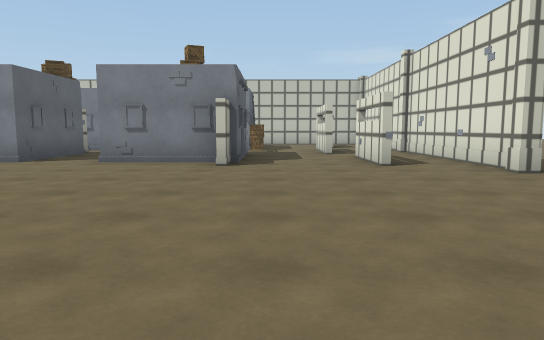
View 1 (above)

24 first-person views from a walk through a 3-D level made in the Unity game engine. The camera is 1.2 m above the floor, tilts 6° down and sees 70° across. The floor is counted in squares, 2 m on a side. Each view is taken from the middle of a square. On the plan, view 1 faces up. The plan holds only what a view shows up to about 11 squares ahead; the rest is blank. The place goes on beyond the plan. The player is left out. Some animated figures are not drawn. Surface patterns are stand-ins for the level's own textures.

View 2
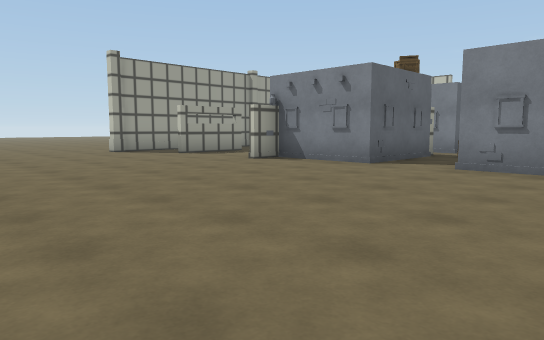

View 3
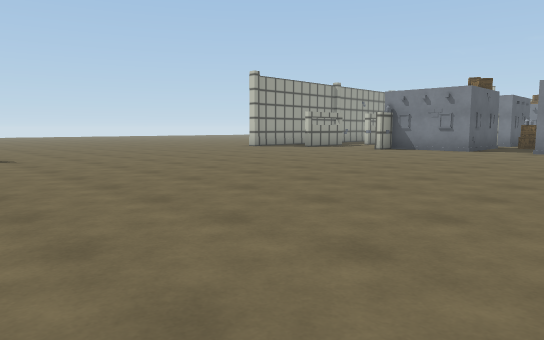

View 4
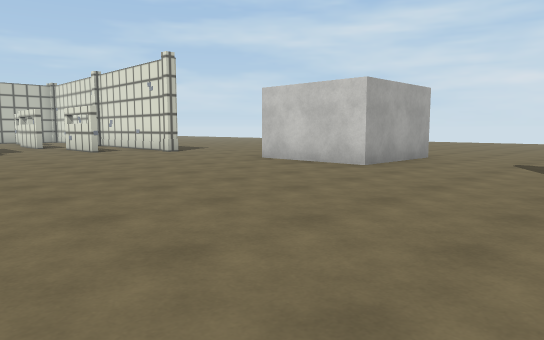

View 5
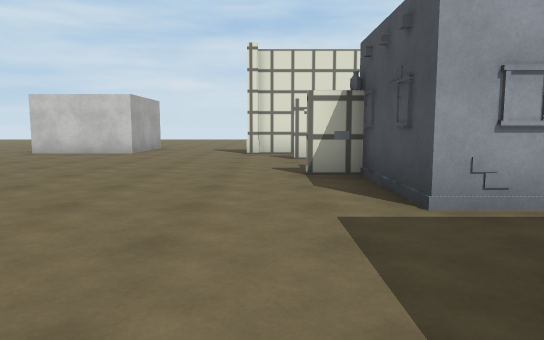

View 6
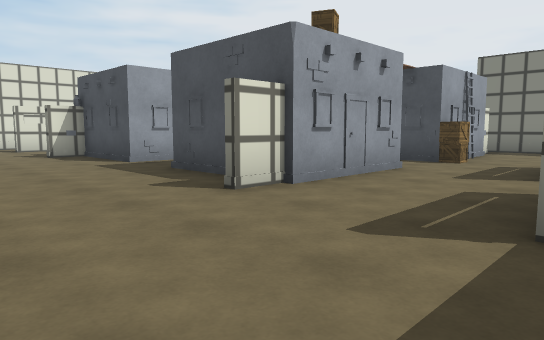

View 7
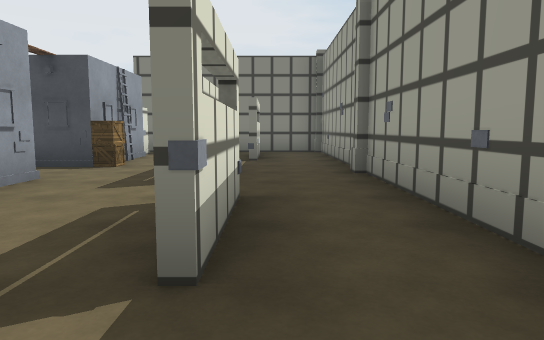

View 8
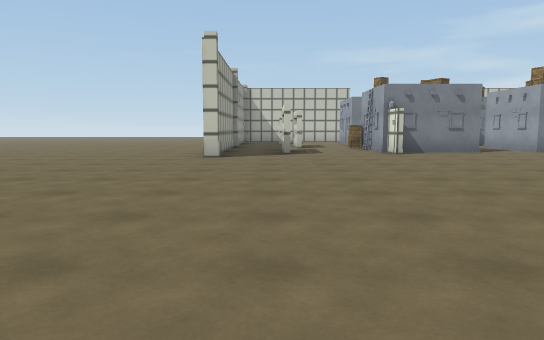

View 9
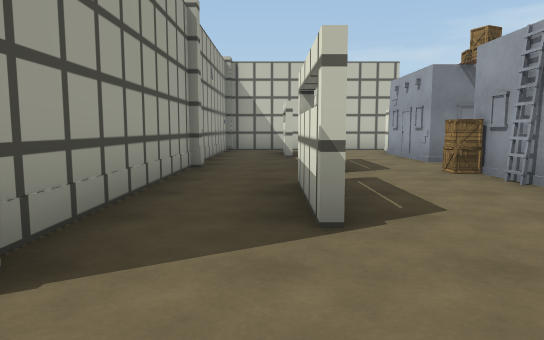

View 10
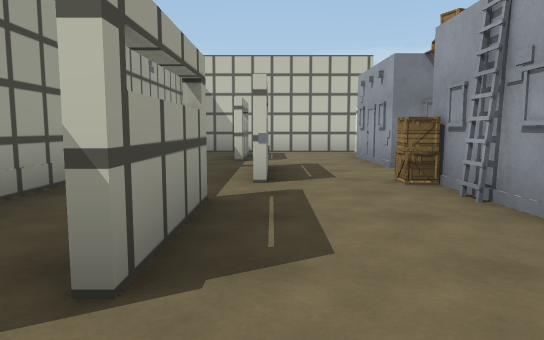

View 11
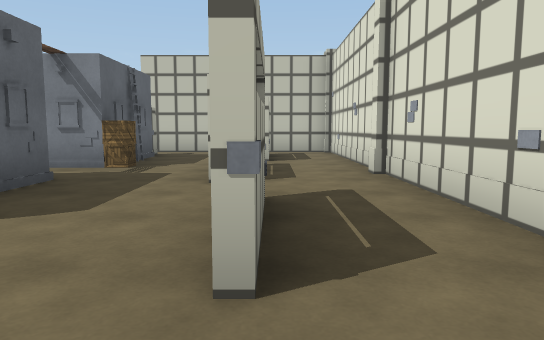

View 12
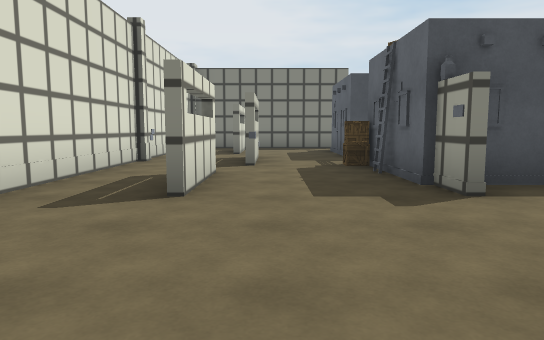

View 13
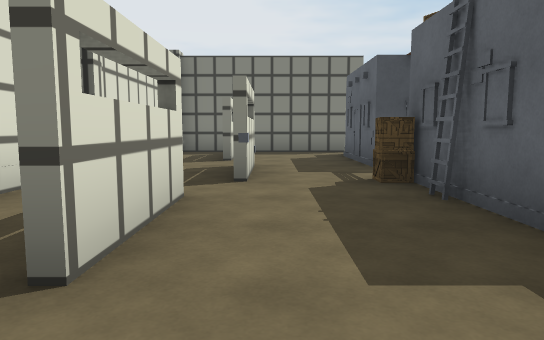

View 14
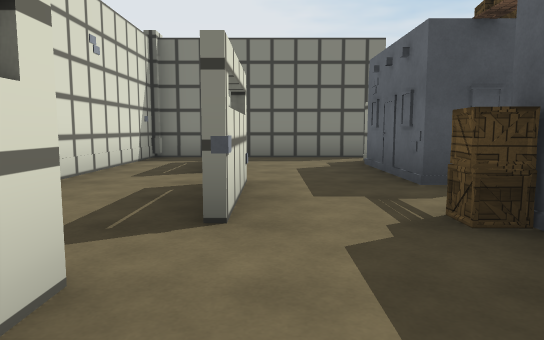

View 15
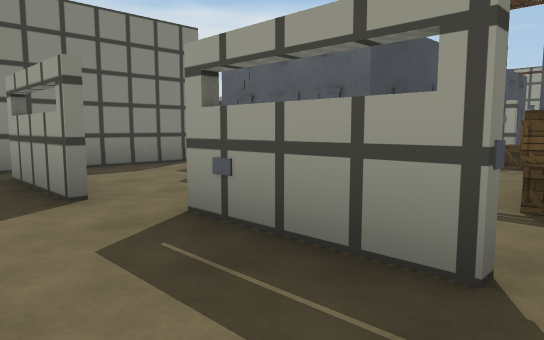

View 16
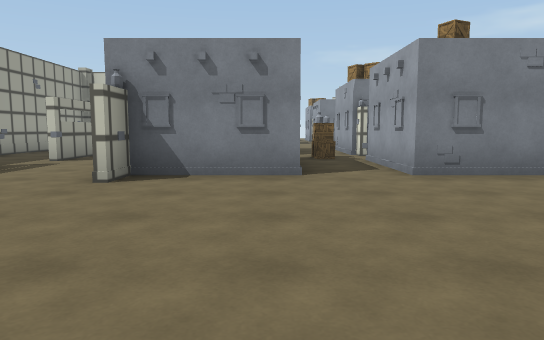

View 17
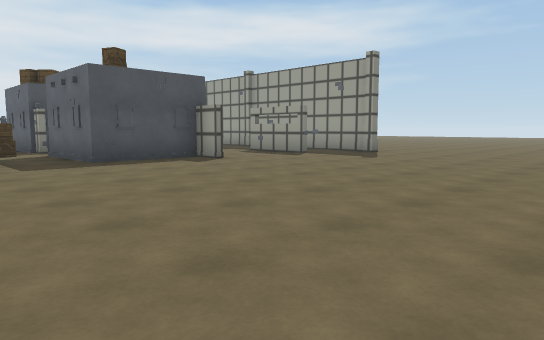

View 18
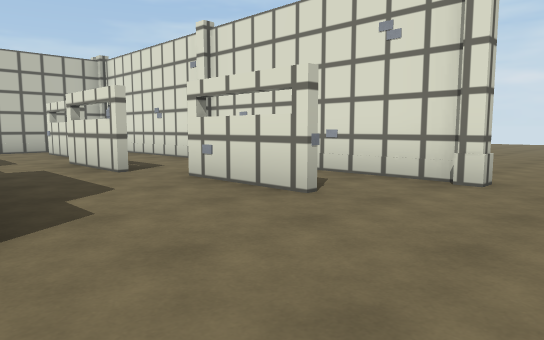

View 19
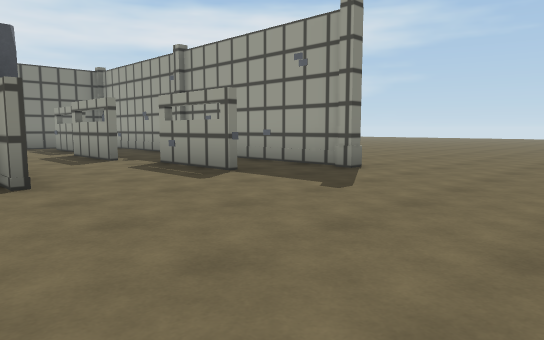

View 20
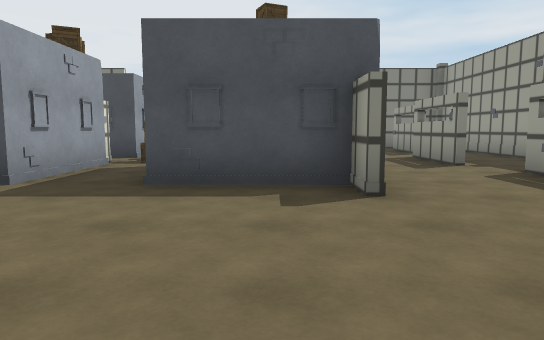

View 21
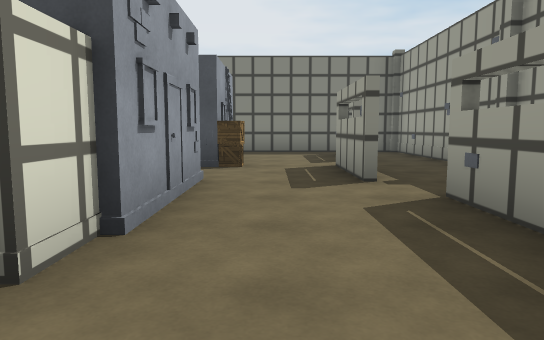

View 22
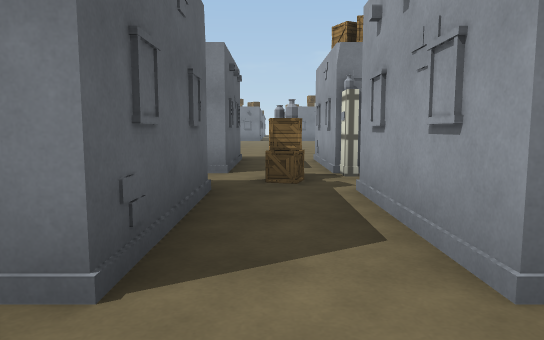

View 23
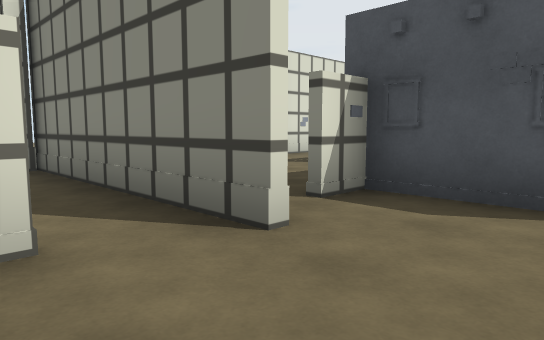

View 24
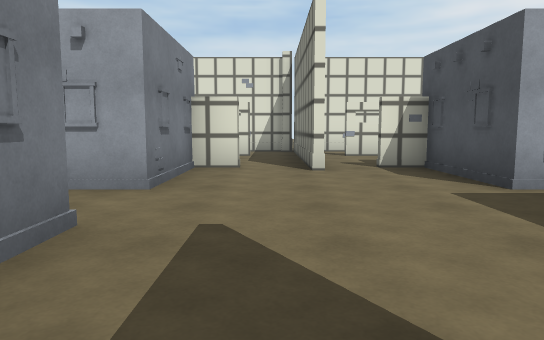

### Floor plan
Key: @ floor where view 1 was taken; # wall or solid block; x gap in a wall; . floor; B building; O other object.
Columns run from 11 left of view 1 to 11 right of it. Each row starts with its distance up from view 1.
 18       B.#
 17      .....#..#
 16     ...........#
 15  ####.....######
 14 ##..x ....#..#.#
 13 ##..# B.###..#.#
 12 #...#  .###....#
 11 #.#.###.O#BO ..#
 10 #.#.. #O. ..#..#
  9 #...O #.# B....#
  8 ##..###.###..#.#
  7 ##..O#B.###..#.#    ...
  6 #..............#.......
  5 ...................
  4 .................
  3 .................
  2 ...............#
  1 ...............#
  0 ...........@...###...
 -1 ......................
 -2 ......................
 -3 ..................
 -4 #..............#
 -5 #O..#.B...O..#.#
 -6 #O..###.###..#.#
 -7 O...###O###O...#
 -8 O.O.. #OO.BOO..#
 -9 #. .O.#O. B.O..#
-10 #...###.###....#
-11 # ..# B.###..#.#
-12 # ..# ... #..#.#
-13 #####  .  #####O

Where each view was taken, in squares from view 1:
view 1: 0 up, 0 right, facing up
view 2: 1 up, 1 left, facing up-left
view 3: 4 down, 1 left, facing up-left
view 4: 4 down, 2 left, facing up-right
view 5: 4 down, 6 left, facing right
view 6: 2 down, 10 left, facing down-right
view 7: 3 down, 10 left, facing down
view 8: 3 down, 10 left, facing up
view 9: 4 up, 10 left, facing up
view 10: 5 up, 9 left, facing up
view 11: 5 up, 2 right, facing up
view 12: 1 down, 1 right, facing down
view 13: 3 down, 1 right, facing down
view 14: 5 down, 1 right, facing down
view 15: 7 down, 3 right, facing down-left
view 16: 2 up, 5 left, facing up
view 17: 2 up, 2 left, facing down-left
view 18: 4 up, 1 left, facing up-right
view 19: 0 up, 6 left, facing down-left
view 20: 1 down, 6 left, facing down
view 21: 3 down, 8 left, facing down
view 22: 13 down, 4 left, facing up
view 23: 17 up, 3 left, facing down-right
view 24: 16 up, 7 left, facing right
